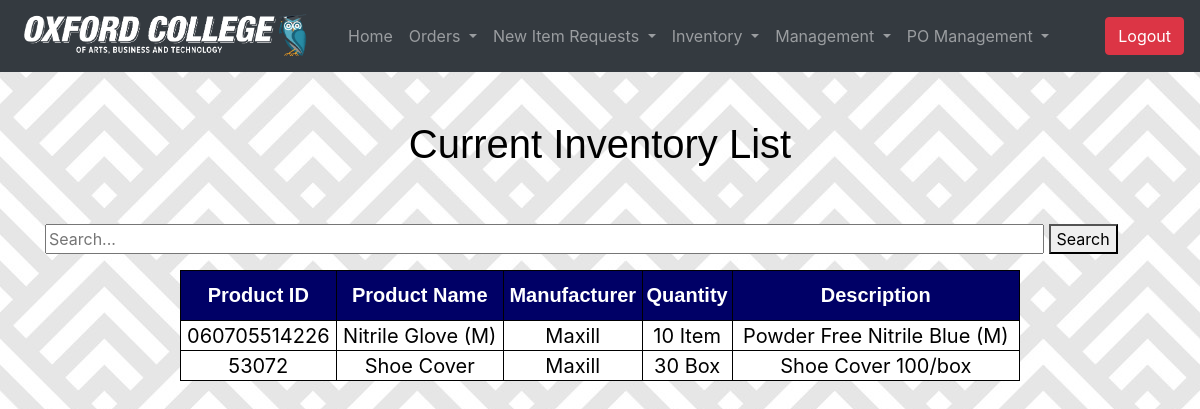
/purchasing/admin/pm_inventory.php?campus=Barrie (signed in), run on the app's committed database.
### tables this page shows
CREATE TABLE IF NOT EXISTS `barrie_inv` (
  `id` int(11) NOT NULL AUTO_INCREMENT,
  `product_id` varchar(99) NOT NULL,
  `quantity` int(11) NOT NULL,
  PRIMARY KEY (`id`)
);

CREATE TABLE IF NOT EXISTS `product` (
  `id` int(99) NOT NULL AUTO_INCREMENT,
  `category` varchar(255) DEFAULT NULL,
  `name` varchar(99) NOT NULL,
  `supplier` varchar(99) DEFAULT NULL,
  `min_stock` int(99) DEFAULT NULL,
  `manufacturer` varchar(99) DEFAULT NULL,
  `description` varchar(99) DEFAULT NULL,
  `product_id` varchar(99) DEFAULT NULL,
  `price` float(10,0) DEFAULT NULL,
  `image` varchar(99) DEFAULT NULL,
  `unit` varchar(99) DEFAULT NULL,
  PRIMARY KEY (`id`)
);

### purchasing/admin/pm_inventory.php (the view, shortened to what this page needs)
<?php
  if (isset($_SESSION['loggedin']) && $_SESSION['loggedin'] == true && $_SESSSION['role']='admin') {
		include("pm_topbar.php");
  } else {
  	header("Location: C:/wamp64/www/index.php");
  	exit();
  }
  if (isset($_GET['campus'])) {
	$campus = $_GET['campus'];
  }
  elseif(isset($_POST['campus'])) {
	$campus = $_POST['campus'];
  }
?>
<html>
	<head>
	</head>
	<body>
    <br>
    <br>
    <h2 class="outside">Current Inventory List</h2>
    <br>
    <br>
	<div class="container">
		<form class="searchData" method="post" action="pm_inventory.php" style="width: 100%;">
			<input type="text" name="search" placeholder="Search..." style="width: 90%;">
			<button type="submit">Search</button>
		</form>
	</div>
    <table class="table1">
    	<tr>
      	<th class="table1">Product ID</th>
  			<th class="table1">Product Name</th>
  			<th class="table1">Manufacturer</th>
  			<th class="table1">Quantity</th>
     	 	<th class="table1">Description</th>
      </tr>
		<?php
    $inv = $campus ."_inv";
		if (isset($_POST['search'])) {
			$search = $_POST['search'];
			$sql = "SELECT * FROM $inv INNER JOIN product ON $inv.product_id=product.product_id WHERE product.name LIKE '%$search%'";
		}
		else {
			$sql = "SELECT * FROM $inv INNER JOIN product ON $inv.product_id=product.product_id";
		}
		$result = $conn->query($sql);
		if ($result->num_rows > 0) {
			while($row = $result->fetch_assoc()) {
				echo "<tr>";
				echo "<td>" . $row["product_id"]."</td>";
				echo "<td>" . $row["name"]."</td>";
				echo "<td>" . $row["manufacturer"]."</td>";
        if ($campus == "Warehouse") {
          echo "<td>" . $row["pm_quantity"]."</td>";
        }
        else {
          echo "<td>" . $row["quantity"]. " " .$row['unit']. "</td>";
        }
				echo "<td>" . $row["description"]."</td>";
				echo "</tr>";
			}
		}
		?>
    </table>
    <br>
    <br>
    <br>
    </body>
</html>

### purchasing/admin/pm_inventory.php (style rules this page uses)
body { margin: 0 auto; background-image: url(../img/bg2.jpg); }
.outside { font-size: 40px; color: Black; font-family: Tahoma, Geneva, sans-serif; text-align:center; }
h2 { font-size: 40px; color: black; font-family: Tahoma, Geneva, sans-serif; text-align:center; }
table.table1 { border-collapse: collapse; width: 70%; font-size:18px; margin: 0 auto; }
table, th, td { border: 1px solid black; text-align:center; }
th.table1 { height: 50px; background: #006; color: #FFF; font-size: 20px; font-family: Tahoma, Geneva, sans-serif; }
td { height: 30px; background: #FFF; color: black; font-size: 20px; }

### data on the page
barrie_inv: product.product_id "060705514226", product.name "Nitrile Glove (M)", product.manufacturer "Maxill", quantity "10", product.unit "Item", product.description "Powder Free Nitrile Blue (M)"
barrie_inv: product.product_id "53072", product.name "Shoe Cover", product.manufacturer "Maxill", quantity "30", product.unit "Box", product.description "Shoe Cover 100/box"
